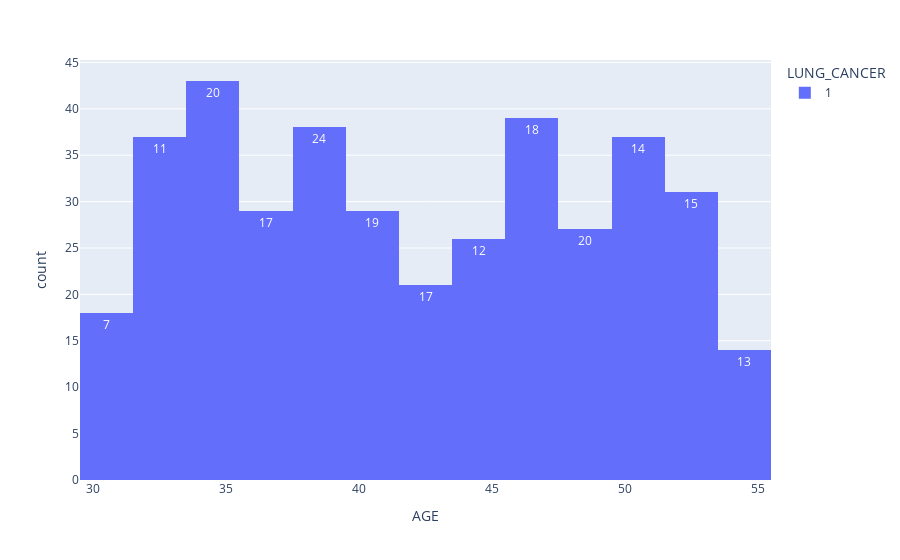

The code cell stored with this chart in its notebook:
### Markdown cell above
Podemos observar que entre aquellos pacientes con diagnóstico positivo de cáncer de pulmón, el 50.2% de los pacientes son NO fumadores, mientras que el 49.8% SI lo son.

### Code cell
# Menores de 50 años fumadores con cancer de pulmon positivo.
filtered_data = data[(data['AGE'] < 55) & (data['SMOKING'] == 1) & (data['LUNG_CANCER'] == 1)]
px.histogram(filtered_data, x='AGE', color='LUNG_CANCER', barmode='group')
fig = px.histogram(filtered_data, x='AGE', color='LUNG_CANCER', barmode='group')
fig.update_traces(text=filtered_data.groupby(['AGE', 'LUNG_CANCER']).size().values, textposition='auto')
fig.show()

### Figure 1 — Plotly figure (JSON) as saved in the notebook; plotly's stock layout.template omitted (floating-point values rounded to 4 significant figures; data arrays with more than 128 entries replaced by an {"elided": "..."} marker saying what was removed)
{"data": [{"alignmentgroup": "True", "bingroup": "x", "hovertemplate": "LUNG_CANCER=1<br>AGE=%{x}<br>count=%{y}<extra></extra>", "legendgroup": "1", "marker": {"color": "#636efa", "pattern": {"shape": ""}}, "name": "1", "offsetgroup": "1", "orientation": "v", "showlegend": true, "text": [7, 11, 20, 17, 24, 19, 17, 12, 18, 20, 14, 15, 13, 8, 17, 9, 21, 18, 12, 15, 19, 18, 19, 12, 14], "textposition": "auto", "type": "histogram", "x": {"elided": "389 int values"}, "xaxis": "x", "yaxis": "y"}], "layout": {"barmode": "group", "legend": {"title": {"text": "LUNG_CANCER"}, "tracegroupgap": 0}, "margin": {"t": 60}, "xaxis": {"anchor": "y", "domain": [0, 1], "title": {"text": "AGE"}}, "yaxis": {"anchor": "x", "domain": [0, 1], "title": {"text": "count"}}}}
